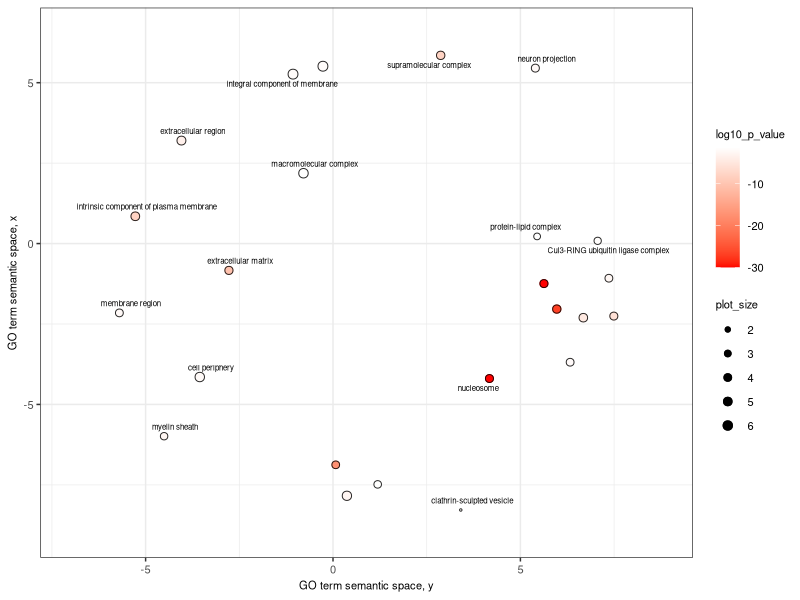

Here is the R script that generated this plot:


# A plotting R script produced by the REVIGO server at http://revigo.irb.hr/
# If you found REVIGO useful in your work, please cite the following reference:
# Supek F et al. "REVIGO summarizes and visualizes long lists of Gene Ontology
# terms" PLoS ONE 2011. doi:10.1371/journal.pone.0021800


# --------------------------------------------------------------------------
# If you don't have the ggplot2 package installed, uncomment the following line:
# install.packages( "ggplot2" );
library( ggplot2 );
# --------------------------------------------------------------------------
# If you don't have the scales package installed, uncomment the following line:
# install.packages( "scales" );
library( scales );
library( ggrepel );

# --------------------------------------------------------------------------
# Here is your data from REVIGO. Scroll down for plot configuration options.

revigo.names <- c("term_ID","description","frequency_%","plot_X","plot_Y","plot_size","log10_p_value","uniqueness","dispensability");
revigo.data <- rbind(c("GO:0000786","nucleosome", 0.191, 4.174,-4.195, 4.274,-30.0000,0.555,0.000),
c("GO:0005576","extracellular region", 2.375,-4.044, 3.201, 5.369,-3.5686,0.974,0.000),
c("GO:0031012","extracellular matrix", 0.275,-2.777,-0.834, 4.433,-10.5528,0.805,0.000),
c("GO:0032991","macromolecular complex",14.008,-0.788, 2.186, 6.139,-1.4087,0.977,0.000),
c("GO:0098589","membrane region", 0.121,-5.700,-2.155, 4.077,-2.1972,0.908,0.000),
c("GO:0099080","supramolecular complex", 0.540, 2.873, 5.850, 4.726,-8.0000,0.974,0.000),
c("GO:0043209","myelin sheath", 0.049,-4.507,-5.988, 3.683,-2.7645,0.926,0.044),
c("GO:0043005","neuron projection", 0.190, 5.399, 5.453, 4.271,-2.2464,0.868,0.049),
c("GO:0031226","intrinsic component of plasma membrane", 1.299,-5.275, 0.848, 5.106,-8.1549,0.794,0.058),
c("GO:0071944","cell periphery",11.583,-3.555,-4.148, 6.057,-2.1278,0.899,0.095),
c("GO:0016021","integral component of membrane",55.868,-1.067, 5.266, 6.740,-1.9905,0.936,0.104),
c("GO:0060198","clathrin-sculpted vesicle", 0.000, 3.409,-8.281, 1.176,-1.7129,0.812,0.131),
c("GO:0032994","protein-lipid complex", 0.011, 5.446, 0.222, 3.025,-1.3655,0.867,0.220),
c("GO:0031463","Cul3-RING ubiquitin ligase complex", 0.034, 7.062, 0.085, 3.525,-1.6772,0.796,0.237),
c("GO:0043235","receptor complex", 0.115, 7.361,-1.077, 4.054,-2.5482,0.850,0.259),
c("GO:0005852","eukaryotic translation initiation factor 3 complex", 0.117, 6.327,-3.688, 4.060,-2.0620,0.747,0.260),
c("GO:0044815","DNA packaging complex", 0.216, 5.628,-1.244, 4.327,-30.0000,0.844,0.273),
c("GO:0034702","ion channel complex", 0.200, 7.493,-2.254, 4.293,-5.9586,0.774,0.274),
c("GO:0043228","non-membrane-bounded organelle", 8.408, 0.371,-7.839, 5.918,-2.8041,0.768,0.285),
c("GO:0032993","protein-DNA complex", 0.418, 5.971,-2.036, 4.614,-26.9208,0.838,0.291),
c("GO:0034399","nuclear periphery", 0.066, 1.192,-7.485, 3.811,-1.4292,0.726,0.324),
c("GO:0044425","membrane part",57.394,-0.269, 5.512, 6.752,-1.8225,0.946,0.327),
c("GO:1990351","transporter complex", 0.885, 6.679,-2.304, 4.940,-4.6198,0.830,0.331),
c("GO:0005882","intermediate filament", 0.090, 0.073,-6.877, 3.949,-17.5850,0.588,0.351));

one.data <- data.frame(revigo.data);
names(one.data) <- revigo.names;
one.data <- one.data [(one.data$plot_X != "null" & one.data$plot_Y != "null"), ];
one.data$plot_X <- as.numeric( as.character(one.data$plot_X) );
one.data$plot_Y <- as.numeric( as.character(one.data$plot_Y) );
one.data$plot_size <- as.numeric( as.character(one.data$plot_size) );
one.data$log10_p_value <- as.numeric( as.character(one.data$log10_p_value) );
one.data$frequency <- as.numeric( as.character(one.data$frequency) );
one.data$uniqueness <- as.numeric( as.character(one.data$uniqueness) );
one.data$dispensability <- as.numeric( as.character(one.data$dispensability) );
#head(one.data);


# --------------------------------------------------------------------------
# Names of the axes, sizes of the numbers and letters, names of the columns,
# etc. can be changed below

p1 <- ggplot( data = one.data );
p1 <- p1 + geom_point( aes( plot_X, plot_Y, colour = log10_p_value, size = plot_size), alpha = I(1) ) + scale_size_area();
p1 <- p1 + scale_colour_gradientn( colours = c("red", "white"), limits = c( min(one.data$log10_p_value), max(one.data$log10_p_value)) );
p1 <- p1 + geom_point( aes(plot_X, plot_Y, size = plot_size), shape = 21, fill = "transparent", colour = I (alpha ("black", 0.85) )) + scale_size_area();
p1 <- p1 + scale_size( range=c(0.5, 3)) + theme_bw(); # + scale_fill_gradientn(colours = heat_hcl(7), limits = c(-300, 0) );
ex <- one.data [ one.data$dispensability < 0.25, ]; 
p1 <- p1 + geom_text_repel( data = ex, aes(plot_X, plot_Y, label = description), colour = I(alpha("black", 1)), size = 2 );
p1 <- p1 + labs (y = "GO term semantic space, x", x = "GO term semantic space, y");
p1 <- p1 + theme(legend.key = element_blank(), legend.text = element_text(size=8), axis.title = element_text(size=8), axis.text = element_text(size=8), legend.title = element_text(size=8)) ;
one.x_range = max(one.data$plot_X) - min(one.data$plot_X);
one.y_range = max(one.data$plot_Y) - min(one.data$plot_Y);
p1 <- p1 + xlim(min(one.data$plot_X)-one.x_range/10,max(one.data$plot_X)+one.x_range/10);
p1 <- p1 + ylim(min(one.data$plot_Y)-one.y_range/20,max(one.data$plot_Y)+one.y_range/20);



# --------------------------------------------------------------------------
# Output the plot to screen

#p1;

# Uncomment the line below to also save the plot to a file.
# The file type depends on the extension (default=pdf).

ggsave("../../figures/revigo_hiz_CC_CGN.pdf", device = cairo_pdf, width = 4, height = 3, units = "in", dpi = 300)